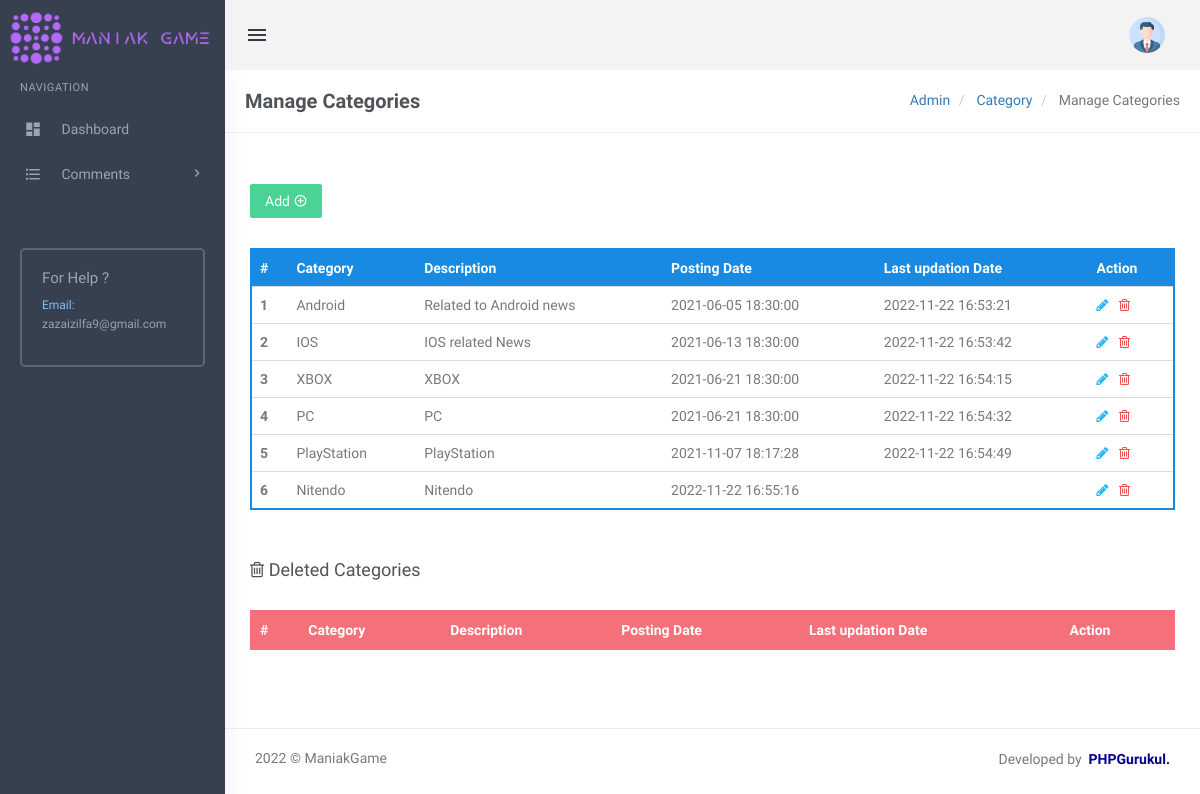
The app's page /admin/manage-categories.php (signed in) with its own data.
### tables this page shows
CREATE TABLE `tblcategory` (
  `id` int(11) NOT NULL,
  `CategoryName` varchar(200) DEFAULT NULL,
  `Description` mediumtext DEFAULT NULL,
  `PostingDate` timestamp NULL DEFAULT current_timestamp(),
  `UpdationDate` timestamp NULL DEFAULT NULL ON UPDATE current_timestamp(),
  `Is_Active` int(1) DEFAULT NULL
);

### admin/manage-categories.php (the view, shortened to what this page needs)
<?php
include('includes/config.php');
if(strlen($_SESSION['login'])==0)
  {
header('location:index.php');
}
else{
?>
<!DOCTYPE html>
<html lang="en">
    <head>
        <link href="assets/css/bootstrap.min.css" rel="stylesheet" type="text/css" />
        <link href="assets/css/core.css" rel="stylesheet" type="text/css" />
        <link href="assets/css/components.css" rel="stylesheet" type="text/css" />
        <link href="assets/css/icons.css" rel="stylesheet" type="text/css" />
        <link href="assets/css/pages.css" rel="stylesheet" type="text/css" />
        <link href="assets/css/menu.css" rel="stylesheet" type="text/css" />
        <link href="assets/css/responsive.css" rel="stylesheet" type="text/css" />
		<link rel="stylesheet" href="../plugins/switchery/switchery.min.css">
    </head>
    <body class="fixed-left">
        <div id="wrapper">
<?php include('includes/topheader.php');?>
<?php include('includes/leftsidebar.php');?>
            <div class="content-page">
                <div class="content">
                    <div class="container">
                        <div class="row">
							<div class="col-xs-12">
								<div class="page-title-box">
                                    <h4 class="page-title">Manage Categories</h4>
                                    <ol class="breadcrumb p-0 m-0">
                                        <li>
                                            <a href="#">Admin</a>
                                        </li>
                                        <li>
                                            <a href="#">Category </a>
                                        </li>
                                        <li class="active">
                                           Manage Categories
                                        </li>
                                    </ol>
                                    <div class="clearfix"></div>
                                </div>
							</div>
						</div>
<div class="row">
<div class="col-sm-6">
</div>
                                    <div class="row">
										<div class="col-md-12">
											<div class="demo-box m-t-20">
<div class="m-b-30">
<a href="add-category.php">
<button id="addToTable" class="btn btn-success waves-effect waves-light">Add <i class="mdi mdi-plus-circle-outline" ></i></button>
</a>
 </div>
												<div class="table-responsive">
                                                    <table class="table m-0 table-colored-bordered table-bordered-primary">
                                                        <thead>
                                                            <tr>
                                                                <th>#</th>
                                                                <th> Category</th>
                                                                <th>Description</th>
                                                                <th>Posting Date</th>
                                                                  <th>Last updation Date</th>
                                                                <th>Action</th>
                                                            </tr>
                                                        </thead>
                                                        <tbody>
<?php
$query=mysqli_query($con,"Select id,CategoryName,Description,PostingDate,UpdationDate from  tblcategory where Is_Active=1");
$cnt=1;
while($row=mysqli_fetch_array($query))
{
?>
 <tr>
<th scope="row"><?php echo htmlentities($cnt);?></th>
<td><?php echo htmlentities($row['CategoryName']);?></td>
<td><?php echo htmlentities($row['Description']);?></td>
<td><?php echo htmlentities($row['PostingDate']);?></td>
<td><?php echo htmlentities($row['UpdationDate']);?></td>
<td><a href="edit-category.php?cid=<?php echo htmlentities($row['id']);?>"><i class="fa fa-pencil" style="color: #29b6f6;"></i></a>
	&nbsp;<a href="manage-categories.php?rid=<?php echo htmlentities($row['id']);?>&&action=del"> <i class="fa fa-trash-o" style="color: #f05050"></i></a> </td>
</tr>
<?php
$cnt++;
 } ?>
</tbody>
                                                    </table>
                                                </div>
											</div>
										</div>
									</div>
<div class="row">
<div class="col-md-12">
<div class="demo-box m-t-20">
<div class="m-b-30">
 <h4><i class="fa fa-trash-o" ></i> Deleted Categories</h4>
 </div>
<div class="table-responsive">
<table class="table m-0 table-colored-bordered table-bordered-danger">
                                                        <thead>
                                                            <tr>
                                                                <th>#</th>
                                                                <th> Category</th>
                                                                <th>Description</th>
                                                                <th>Posting Date</th>
                                                                  <th>Last updation Date</th>
                                                                <th>Action</th>
                                                            </tr>
                                                        </thead>
                                                    </table>
                                                </div>
											</div>
										</div>
									</div>
                    </div>
                </div>
<?php include('includes/footer.php');?>
            </div>
        </div>
    </body>
</html>
<?php } ?>

### admin/assets/css/core.css (style rules this page uses)
body { font-family: 'Varela Round', sans-serif; margin: 0; padding-bottom: 60px; overflow-x: hidden; color: #797979; }
html { position: relative; min-height: 100%; }
.h1, .h2, .h3, .h4, .h5, .h6, h1, h2, h3, h4, h5, h6 { color: #505458; font-family: 'Hind Madurai', sans-serif; margin: 10px 0; }
* { outline: none !important; }
.container { width: auto; }
#wrapper { height: 100%; overflow: hidden; width: 100%; }
.p-0 { padding: 0 !important; }
.m-0 { margin: 0 !important; }
.m-t-20 { margin-top: 20px !important; }
.m-b-30 { margin-bottom: 30px !important; }
.row { margin-right: -10px; margin-left: -10px; }
.col-lg-1, .col-lg-10, .col-lg-11, .col-lg-12, .col-lg-2, .col-lg-3, .col-lg-4, .col-lg-5, .col-lg-6, .col-lg-7, .col-lg-8, .col-lg-9, .col-md-1, .col-md-10, .col-md-11, .col-md-12, .col-md-2, .col-md-3, .col-md-4, .col-md-5, .col-md-6, .col-md-7, .col-md-8, .col-md-9, .col-sm-1, .col-sm-10, .col-sm-11, .col-sm-12, .col-sm-2, .col-sm-3, .col-sm-4, .col-sm-5, .col-sm-6, .col-sm-7, .col-sm-8, .col-sm-9, .col-xs-1, .col-xs-10, .col-xs-11, .col-xs-12, .col-xs-2, .col-xs-3, .col-xs-4, .col-xs-5, .col-xs-6, .col-xs-7, .col-xs-8, .col-xs-9 { padding-left: 10px; padding-right: 10px; }
.breadcrumb { background-color: transparent; margin-bottom: 15px; padding-top: 10px; padding-left: 0; }
.waves-effect { position: relative; cursor: pointer; display: inline-block; overflow: hidden; -webkit-user-select: none; -moz-user-select: none; -ms-user-select: none; user-select: none; -webkit-tap-highlight-color: transparent; vertical-align: middle; z-index: 1; will-change: opacity, transform; -webkit-transition: all 0.3s ease-out; -moz-transition: all 0.3s ease-out; -o-transition: all 0.3s ease-out; -ms-transition: all 0.3s ease-out; transition: all 0.3s ease-out; }
.demo-box { padding: 10px 15px; }

### admin/assets/css/menu.css (style rules this page uses)
.content-page { margin-left: 225px; overflow: hidden; }
.content-page .content { padding: 0 5px 10px 5px; margin-top: 70px; }
.page-title { font-size: 20px; margin-bottom: 0; margin-top: 0; font-weight: 600; }
.page-title-box { padding: 20px; border-bottom: 1px solid #eee; margin: 0 -20px 20px -20px; }
.page-title-box .page-title { margin-bottom: 0; float: left; }
.page-title-box .breadcrumb { float: right; background-color: transparent !important; }

### records on screen
tblcategory: CategoryName "Android", Description "Related to Android news", PostingDate "2021-06-05 18:30:00", UpdationDate "2022-11-22 16:53:21"
tblcategory: CategoryName "IOS", Description "IOS related News", PostingDate "2021-06-13 18:30:00", UpdationDate "2022-11-22 16:53:42"
tblcategory: CategoryName "XBOX", Description "XBOX", PostingDate "2021-06-21 18:30:00", UpdationDate "2022-11-22 16:54:15"
tblcategory: CategoryName "PC", Description "PC", PostingDate "2021-06-21 18:30:00", UpdationDate "2022-11-22 16:54:32"
tblcategory: CategoryName "PlayStation", Description "PlayStation", PostingDate "2021-11-07 18:17:28", UpdationDate "2022-11-22 16:54:49"
tblcategory: CategoryName "Nitendo", Description "Nitendo", PostingDate "2022-11-22 16:55:16"
